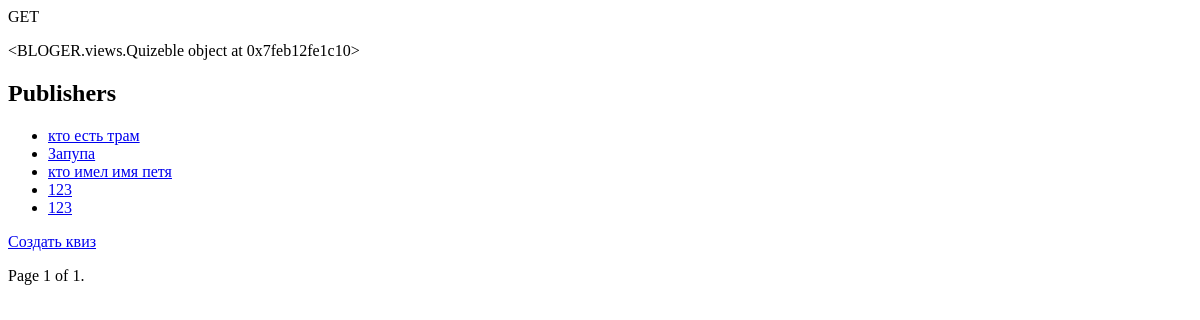
The app's page /, older data.
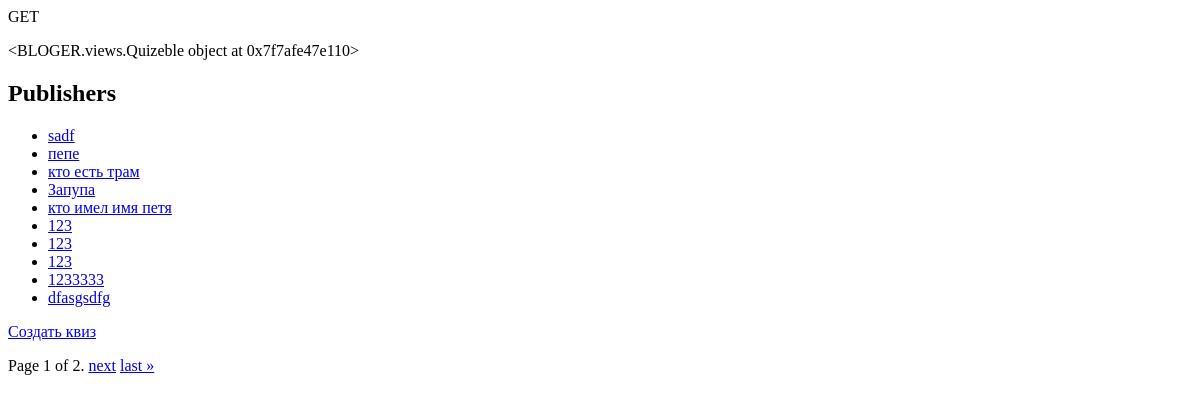
The same page, newer data.
### BLOGER/models.py (models this page shows, shortened)
class Quiz(models.Model):
    name = models.CharField(max_length=200)
    updater = models.ForeignKey(to=User, verbose_name='Обновил', on_delete=models.SET_NULL, null=True,
                            related_name='updater_posts', blank=True)
    fixed = models.BooleanField(verbose_name='Прикреплено', default=False)
    author = models.ForeignKey(to=User, verbose_name='Автор', on_delete=models.SET_NULL, related_name='author_posts', null=True)
    tags = TaggableManager(blank=True)
    created = models.DateTimeField(auto_now_add=True)
    update = models.DateTimeField(auto_now=True)
    class Meta:
        ordering = ['-created']
    def get_absolute_url(self):
        return reverse('quiz_detail', kwargs={'pk': self.pk})

### BLOGER/views.py (the view)
# urls.py: path('', Quizeble.as_view(), name='index'),
class Quizeble(ListView):
    paginate_by = 10
    model = Quiz
    template_name = 'quiz_list.html'
    context_object_name = 'zapupa'

### BLOGER/templates/quiz_list.html (shortened to what this page needs)
<p>{{request.method}}</p>
<p>{{view}}</p>
<h2>Publishers</h2>
<ul>
    {% for name in zapupa %}
        <li>
            <a href="{{ name.get_absolute_url }}">{{ name.name }}</a>
        </li>
    {% endfor %}
</ul>
<a href="{% url 'quiz_create' %}">Создать квиз</a>
<div class="pagination">
    <span class="step-links">
        <span class="current">
            Page {{ page_obj.number }} of {{ page_obj.paginator.num_pages }}.
        </span>
        {% if page_obj.has_next %}
            <a href="?page={{ page_obj.next_page_number }}">next</a>
            <a href="?page={{ page_obj.paginator.num_pages }}">last &raquo;</a>
        {% endif %}
    </span>
</div>

Row changes from the older to the newer data that the page shows:
added Quiz: name "sadf"
added Quiz: name "пепе"
added Quiz: name "123"
added Quiz: name "1233333"
added Quiz: name "dfasgsdfg"
Text that changed along with them:
{{ view }}: "<BLOGER.views.Quizeble object at 0x7feb12fe1c10>" → "<BLOGER.views.Quizeble object at 0x7f7afe47e110>"
{{ page_obj.paginator.num_pages }}: "1" → "2"
text now shown: "next last »"
